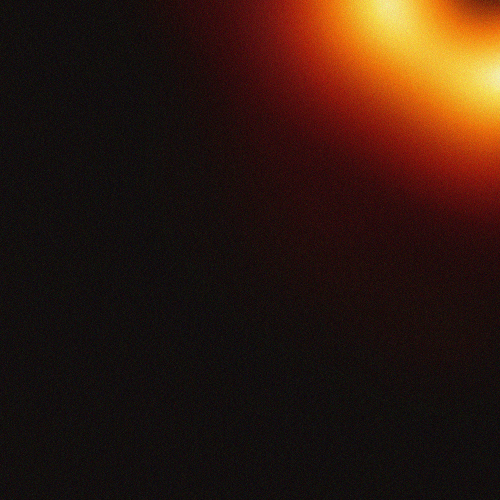
#> input picture Assignment_29/inputs/selected/3.jpg, 1000 x 1000 px, found by its file name (shown at 1/2 size)
$ python rotate_to_smile.py
#> lines starting #> are read from the running program, lines starting #| are printed output that depends on the picture
import cv2

sad = cv2.imread("3.jpg")
#> sad is the input picture: shape (1000, 1000, 3); mean B, G, R 15.1, 25.2, 47.7
img =cv2.resize(sad , [800 , 500])
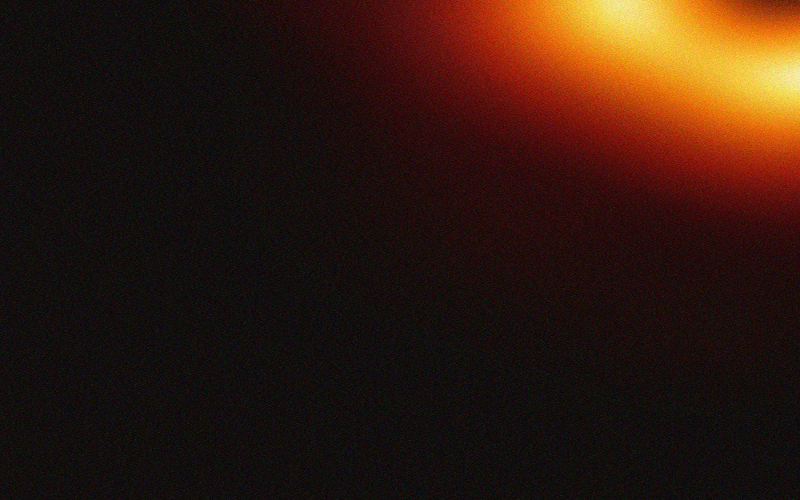
#> img: shape (500, 800, 3); mean B, G, R 15.1, 25.1, 47.7
img2 =cv2.resize(sad , [800 , 500])
cv2.imshow("original resized image" ,img)
cv2.waitKey()

for i in range(800):
    for j in range(500):
        img[499-j][799-i] = img[j][i]
        img[j][i] = img[499-j][799-i]
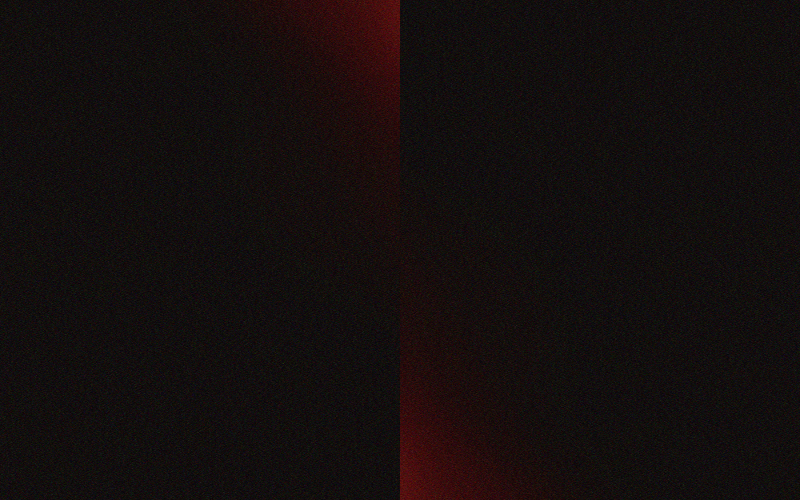
#> img: shape (500, 800, 3); mean B, G, R 13.6, 14.1, 20.2


cv2.imshow("happy_leftman",img)
cv2.imwrite("happy_leftman.jpg", img)
cv2.waitKey()

$ run again, with Assignment_29/inputs/selected/1.jpg copied over Assignment_29/inputs/selected/3.jpg
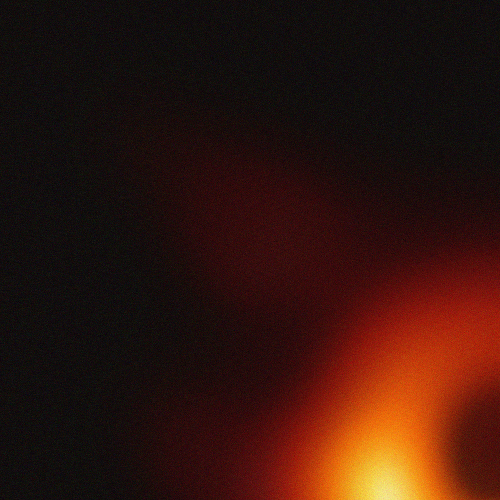
#> input picture Assignment_29/inputs/selected/1.jpg, 1000 x 1000 px, found by its file name (shown at 1/2 size)
#> sad is the input picture: shape (1000, 1000, 3); mean B, G, R 12.9, 20.5, 50.6
#> `img =cv2.resize(sad , [800 , 500])`:
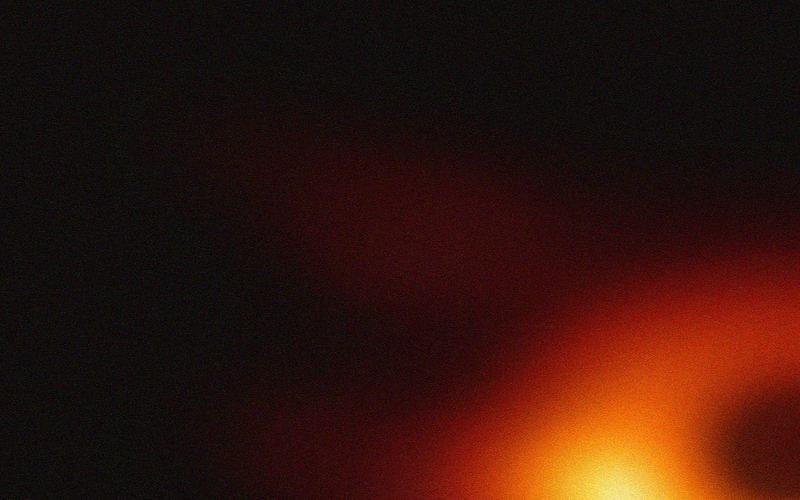
#> img: shape (500, 800, 3); mean B, G, R 12.8, 20.4, 50.5
#> after the loop `for i in range(800):`:
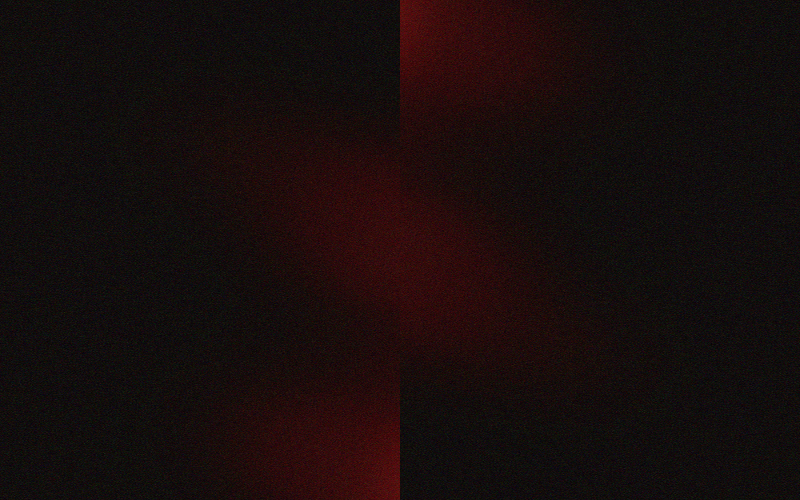
#> img: shape (500, 800, 3); mean B, G, R 12.4, 12.9, 23.4

$ run again, with Assignment_29/inputs/selected/2.jpg copied over Assignment_29/inputs/selected/3.jpg
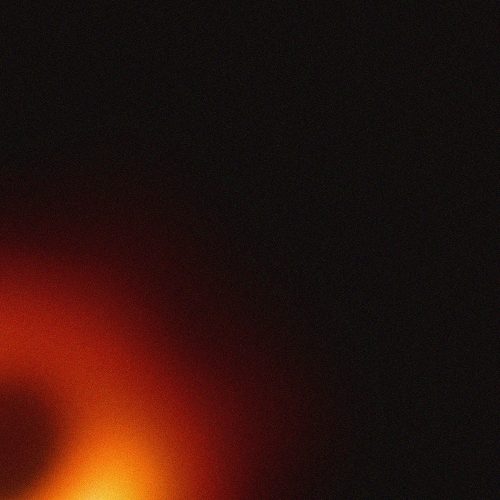
#> input picture Assignment_29/inputs/selected/2.jpg, 1000 x 1000 px, found by its file name (shown at 1/2 size)
#> sad is the input picture: shape (1000, 1000, 3); mean B, G, R 12.9, 18, 44.4
#> `img =cv2.resize(sad , [800 , 500])`:
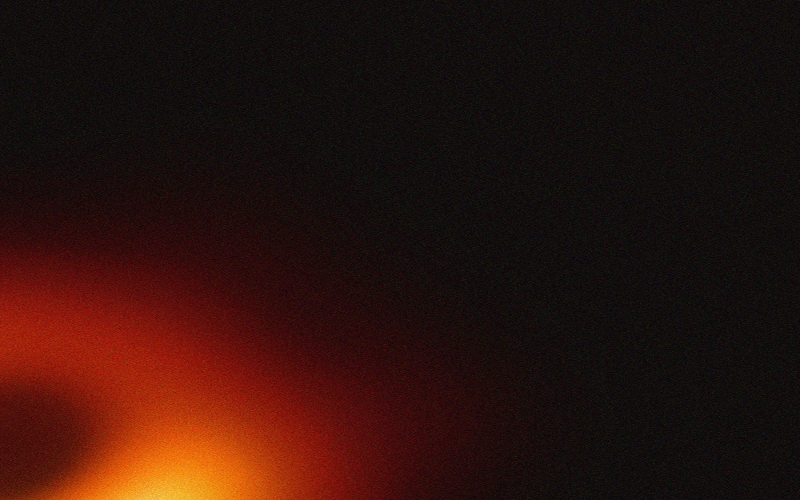
#> img: shape (500, 800, 3); mean B, G, R 12.8, 18, 44.4
#> after the loop `for i in range(800):`:
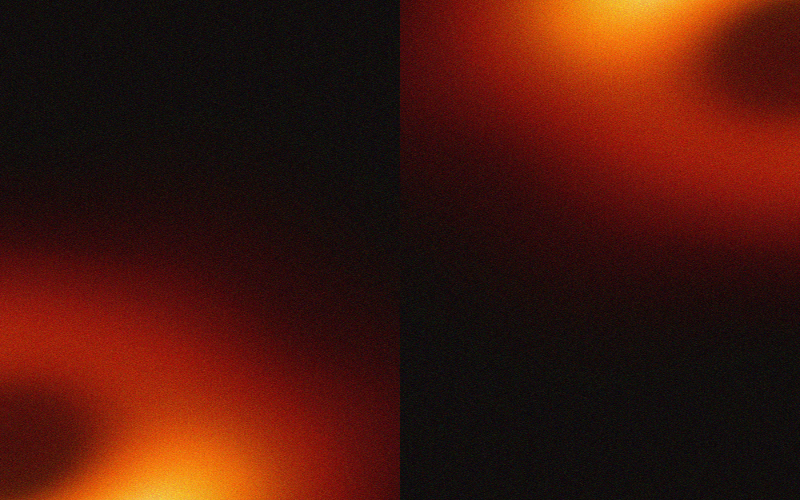
#> img: shape (500, 800, 3); mean B, G, R 12.5, 22.3, 68.9
